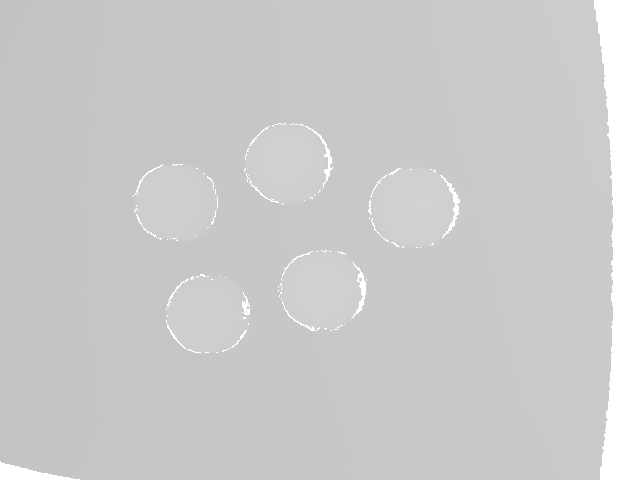
//> input picture OpenCVによる画像処理入門/第3版/第2刷/sampleprogram/src_depth_ball.png, 640 x 480 px
$ ./11-3-9   (built with g++ and OpenCV 4)
//> lines starting //> are read from the running program, lines starting //| are printed output that depends on the picture; after the words box and inside, x2 and y2 are one past the last pixel; in counts of white or black regions, pixels touching at a corner belong together
#define _USE_MATH_DEFINES
#include <iostream>
#include <cmath>
#include <opencv2/opencv.hpp>
using namespace std;
using namespace cv;
string win_src = "src";
string win_dst = "dst";

int main()
{
  string file_src = "src_depth_ball.png"; // 入力画像のファイル名
  string file_dst = "dst.png"; // 出力画像のファイル名
  Mat img_src = imread(file_src, IMREAD_GRAYSCALE); // 入力画像（グレースケール）の読み込み
//> img_src is the input picture: 480 rows x 640 cols, CV_8UC1; min 193, max 255, mean 203.5

  Mat img_dst;
  if(!img_src.data) {
    cout << "error" << endl;
    return -1;
  }

  // ウインドウ生成
  namedWindow(win_src, WINDOW_AUTOSIZE);
  namedWindow(win_dst, WINDOW_AUTOSIZE);

  int depth_min = 206;
  int depth_max = 210;
  inRange(img_src, depth_min, depth_max, img_dst); // セグメンテーション
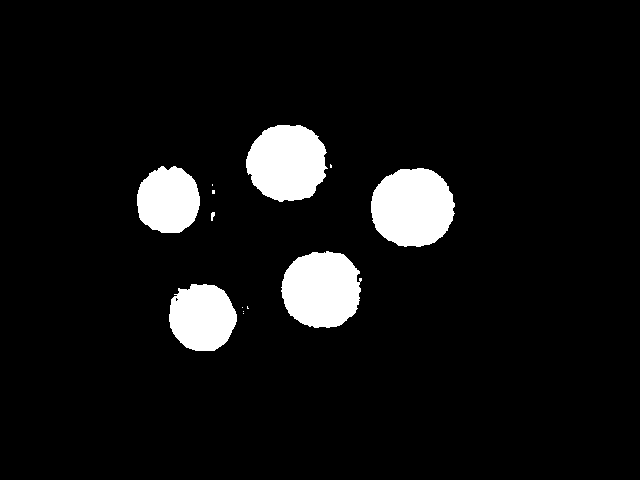
//> img_dst: 480 rows x 640 cols, CV_8UC1; 7.2% white; 13 white regions (7 under 20 px), largest, box (x1, y1, x2, y2) and area: (371, 168, 455, 247) 5250, (281, 251, 362, 328) 4879, (246, 125, 328, 202) 4867, (169, 284, 237, 351) 3581, (137, 166, 200, 233) 3341, (211, 212, 215, 221) 26

  // ノイズ除去（収縮・膨張）
  erode(img_dst, img_dst, Mat(), Point(-1, -1), 3);
  dilate(img_dst, img_dst, Mat(), Point(-1, -1), 3);
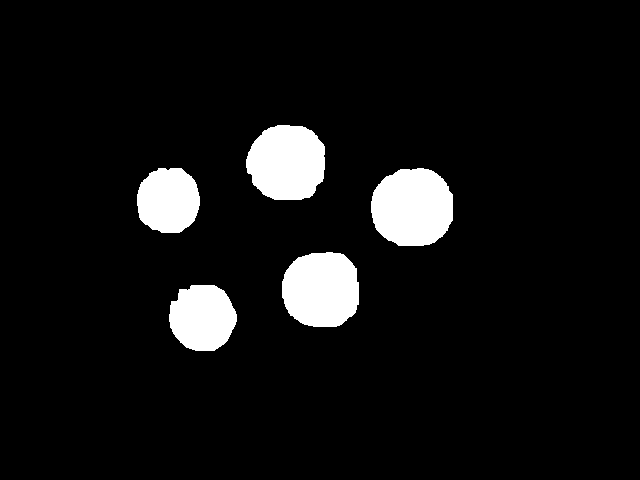
//> img_dst: 480 rows x 640 cols, CV_8UC1; 7.1% white; 5 white regions, box (x1, y1, x2, y2) and area: (371, 168, 453, 246) 5224, (246, 125, 325, 200) 4820, (282, 252, 359, 327) 4816, (169, 285, 237, 351) 3538, (137, 168, 200, 233) 3322

  // ラベリング
  Mat img_lab;
  int nlabel = connectedComponents(img_dst, img_lab);
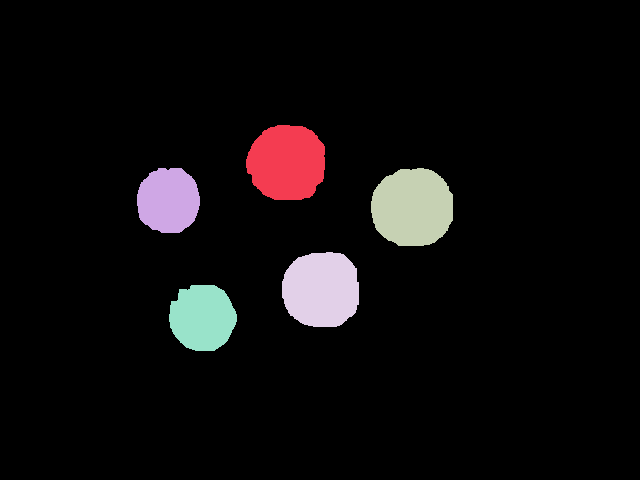
//> img_lab: 480 rows x 640 cols, CV_32SC1; 6 distinct labels, from 0 to 5; one colour per label, 0 black
//> nlabel = 6
  for(int i = 1; i < nlabel; i++) {
    Mat img_dst;
    compare(img_lab, i, img_dst, CMP_EQ); // ラベルiを抜き出し
    cout << i << " / " << (nlabel - 1) << endl;
    imwrite("dst" + to_string(i) + ".png", img_dst);
    imshow(win_src, img_src);
    imshow(win_dst, img_dst);
    waitKey(0);
  }
//> this loop made 5 passes
//| 1 / 5
//| 2 / 5
//| 3 / 5
//| 4 / 5
//| 5 / 5
//> pass 1, `compare(img_lab, i, img_dst, CMP_EQ);`:
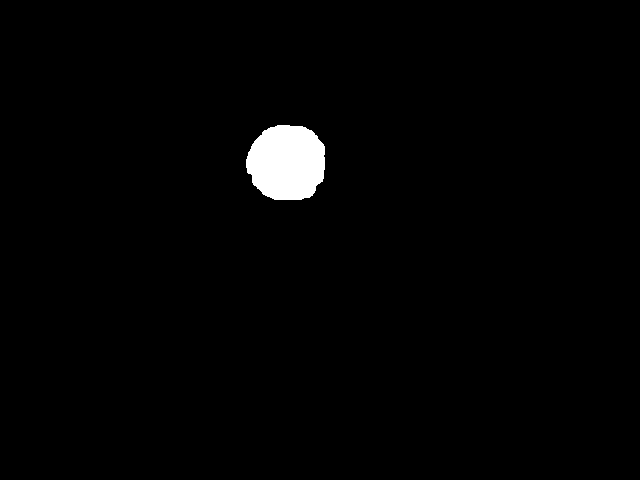
//> img_dst: 480 rows x 640 cols, CV_8UC1; 1.6% white; 1 white region, box (x1, y1, x2, y2) and area: (246, 125, 325, 200) 4820
//> pass 2, `compare(img_lab, i, img_dst, CMP_EQ);`:
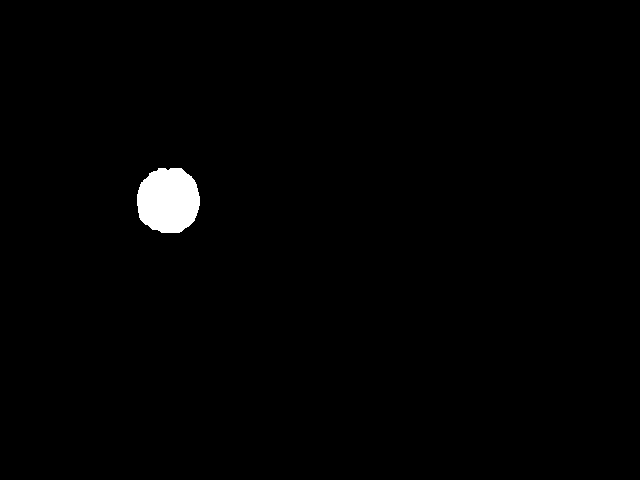
//> img_dst: 480 rows x 640 cols, CV_8UC1; 1.1% white; 1 white region, box (x1, y1, x2, y2) and area: (137, 168, 200, 233) 3322
//> pass 3, `compare(img_lab, i, img_dst, CMP_EQ);`:
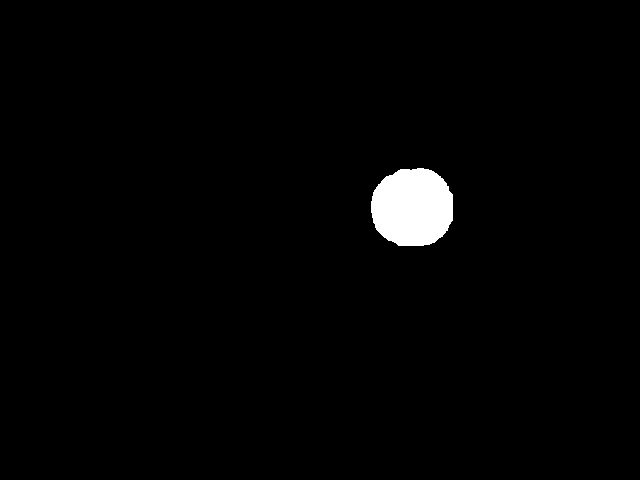
//> img_dst: 480 rows x 640 cols, CV_8UC1; 1.7% white; 1 white region, box (x1, y1, x2, y2) and area: (371, 168, 453, 246) 5224

  return 0;
}
